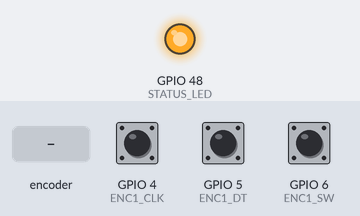
Recording of a sketch running on a simulated ESP32-S3. Shown: output pins drawn as LEDs (lit = HIGH). Dashed ring = blinking. Inputs (shaded band) come from the test bench; at power-on: GPIO 6 (ENC1_SW) HIGH, GPIO 4 (ENC1_CLK) HIGH, GPIO 5 (ENC1_DT) HIGH. WiFi joins after 1.5 s; servers stay silent unless stated; uploads are accepted with an empty reply; what the sketch prints to the serial monitor is not drawn.

Above: at 3.2 s.
3.3 s: rotary encoder on GPIO 4 (ENC1_CLK) / GPIO 5 (ENC1_DT) turned 1 step (first pin leading)
At 3.9 s:
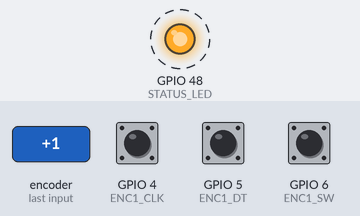
5.0 s: GPIO 6 (ENC1_SW) pulled LOW for 0.15 s
At 5.9 s:
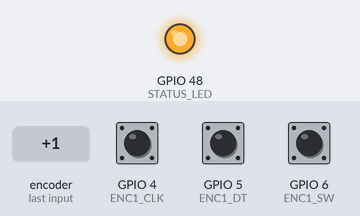
9.3 s: rotary encoder on GPIO 4 (ENC1_CLK) / GPIO 5 (ENC1_DT) turned 1 step (first pin leading)
At 10.8 s:
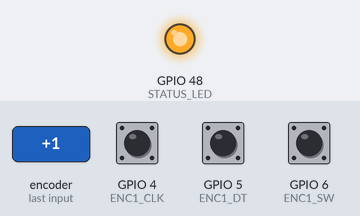
Timing chart, 0 to 12.0 s (numbered marks = the images above; inputs shaded):
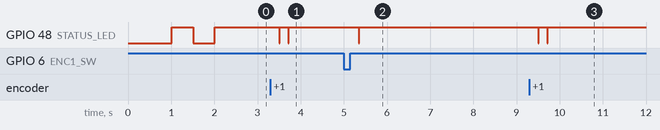

The sketch:

PortalPanel_Knob_Phase0.ino
```cpp
/*
=====================================================================
 PortalPanel — Hardware Knob Controller
 Phase 0: Single Encoder Proof of Concept
=====================================================================

 Hardware:
   - ESP32-S3-N16R8 on expansion board (screw terminals)
   - 1x KY-040 rotary encoder (NAV1 for this test)

 Wiring:
   KY-040    →  Expansion Board Terminal
   CLK       →  GPIO 4
   DT        →  GPIO 5
   SW        →  GPIO 6
   +         →  3.3V
   GND       →  GND

 What it does:
   Turn knob CW  → sends "NAV1_SMALL_RIGHT" to server
   Turn knob CCW → sends "NAV1_SMALL_LEFT" to server
   Push knob     → sends "NAV1_SWAP" to server
   (Long push    → toggles between SMALL and BIG mode)

 Server: POST http://<PC_IP>:8090/api/knob with JSON {"cmd": "NAV1_SMALL_RIGHT"}
=====================================================================
*/

#include <WiFi.h>
#include <HTTPClient.h>

// ===================================================================
// CONFIGURATION — Edit these for your network
// ===================================================================
// EDIT BEFORE UPLOAD: replace the placeholders below with your own values.
//   NEVER commit your real WiFi password or IP address to a public repository.
const char* WIFI_SSID     = "YOUR_WIFI_SSID";
const char* WIFI_PASSWORD = "YOUR_WIFI_PASSWORD";
const char* SERVER_URL     = "http://YOUR_PC_IP_ADDRESS:8090/api/knob";

// ===================================================================
// PIN ASSIGNMENTS (Phase 0 — single encoder for NAV1)
// ===================================================================
#define ENC1_CLK   4   // KY-040 CLK pin
#define ENC1_DT    5   // KY-040 DT pin
#define ENC1_SW    6   // KY-040 SW pin (push button)

// ===================================================================
// ENCODER STATE
// ===================================================================
int enc1_last_clk_state;
int enc1_mode = 0;       // 0 = SMALL (fine), 1 = BIG (coarse)
unsigned long sw1_press_time = 0;
bool sw1_was_pressed = false;

// Debounce timing
unsigned long last_turn_time = 0;
const unsigned long TURN_DEBOUNCE_MS = 5;    // 5ms between detents
const unsigned long LONG_PRESS_MS = 800;     // hold threshold for mode toggle

// ===================================================================
// WIFI STATUS LED (built-in RGB on many S3 boards, GPIO 48)
// ===================================================================
#define STATUS_LED 48
bool led_state = false;

// ===================================================================
// SETUP
// ===================================================================
void setup() {
  Serial.begin(115200);
  delay(500);

  Serial.println("\n============================================");
  Serial.println("PortalPanel Knob Controller — Phase 0");
  Serial.println("============================================\n");

  // Configure encoder pins
  pinMode(ENC1_CLK, INPUT_PULLUP);
  pinMode(ENC1_DT, INPUT_PULLUP);
  pinMode(ENC1_SW, INPUT_PULLUP);   // Push button: LOW = pressed
  enc1_last_clk_state = digitalRead(ENC1_CLK);

  // Status LED
  pinMode(STATUS_LED, OUTPUT);
  digitalWrite(STATUS_LED, LOW);

  // Connect to WiFi
  Serial.printf("Connecting to WiFi '%s'", WIFI_SSID);
  WiFi.mode(WIFI_STA);
  WiFi.begin(WIFI_SSID, WIFI_PASSWORD);

  int wifi_timeout = 0;
  while (WiFi.status() != WL_CONNECTED) {
    delay(500);
    Serial.print(".");
    // Toggle LED during connection
    led_state = !led_state;
    digitalWrite(STATUS_LED, led_state);
    if (++wifi_timeout > 40) {  // 20 second timeout
      Serial.println("\n[ERROR] WiFi connection failed! Check SSID/password.");
      Serial.println("[INFO] Rebooting in 5 seconds...");
      delay(5000);
      ESP.restart();
    }
  }

  digitalWrite(STATUS_LED, HIGH);  // Solid = connected
  Serial.println("\n[WiFi] Connected!");
  Serial.printf("[WiFi] IP address: %s\n", WiFi.localIP().toString().c_str());
  Serial.printf("[WiFi] Signal strength: %d dBm\n", WiFi.RSSI());
  Serial.printf("[Server] Target: %s\n\n", SERVER_URL);
  Serial.println("Ready! Turn the encoder to test NAV1 frequency.");
  Serial.println("  Turn CW  → NAV1_SMALL_RIGHT (increase standby freq)");
  Serial.println("  Turn CCW → NAV1_SMALL_LEFT  (decrease standby freq)");
  Serial.println("  Push     → NAV1_SWAP         (swap active/stby)");
  Serial.println("  Long push → Toggle SMALL/BIG mode\n");
}

// ===================================================================
// SEND KNOB COMMAND TO SERVER
// ===================================================================
bool sendKnobCommand(const char* cmd) {
  if (WiFi.status() != WL_CONNECTED) {
    Serial.println("[ERROR] WiFi not connected — command lost!");
    return false;
  }

  HTTPClient http;
  http.begin(SERVER_URL);
  http.addHeader("Content-Type", "application/json");

  // Build JSON payload: {"cmd": "NAV1_SMALL_RIGHT"}
  String json = "{\"cmd\":\"";
  json += cmd;
  json += "\"}";

  Serial.printf("[SEND] %s → ", cmd);

  int httpCode = http.POST(json);

  if (httpCode == HTTP_CODE_OK) {
    Serial.println("OK");
    // Blink LED on successful send
    digitalWrite(STATUS_LED, LOW);
    delay(10);
    digitalWrite(STATUS_LED, HIGH);
    http.end();
    return true;
  } else {
    Serial.printf("FAILED (HTTP %d)\n", httpCode);
    if (httpCode > 0) {
      String response = http.getString();
      Serial.printf("[SERVER RESPONSE] %s\n", response.c_str());
    }
    http.end();
    return false;
  }
}

// ===================================================================
// READ ENCODER — called every loop iteration
// ===================================================================
void readEncoder1() {
  int clk_state = digitalRead(ENC1_CLK);

  // Detect transition (CLK changed)
  if (clk_state != enc1_last_clk_state) {
    // Debounce: ignore transitions too close together
    unsigned long now = millis();
    if (now - last_turn_time < TURN_DEBOUNCE_MS) {
      enc1_last_clk_state = clk_state;
      return;
    }
    last_turn_time = now;

    // Determine direction: compare CLK and DT
    int dt_state = digitalRead(ENC1_DT);

    if (clk_state != dt_state) {
      // Clockwise (right)
      if (enc1_mode == 0) {
        sendKnobCommand("NAV1_SMALL_RIGHT");
      } else {
        sendKnobCommand("NAV1_BIG_RIGHT");
      }
    } else {
      // Counter-clockwise (left)
      if (enc1_mode == 0) {
        sendKnobCommand("NAV1_SMALL_LEFT");
      } else {
        sendKnobCommand("NAV1_BIG_LEFT");
      }
    }

    enc1_last_clk_state = clk_state;
  }
}

// ===================================================================
// READ PUSH BUTTON — called every loop iteration
// ===================================================================
void readButton1() {
  int sw_state = digitalRead(ENC1_SW);

  // Button pressed (active LOW)
  if (sw_state == LOW && !sw1_was_pressed) {
    sw1_press_time = millis();
    sw1_was_pressed = true;
  }

  // Button released
  if (sw_state == HIGH && sw1_was_pressed) {
    unsigned long press_duration = millis() - sw1_press_time;

    if (press_duration >= LONG_PRESS_MS) {
      // Long press → toggle BIG/SMALL mode
      enc1_mode = !enc1_mode;
      Serial.printf("[MODE] Switched to %s mode\n",
                     enc1_mode ? "BIG (coarse)" : "SMALL (fine)");
    } else {
      // Short press → swap
      sendKnobCommand("NAV1_SWAP");
    }

    sw1_was_pressed = false;
  }
}

// ===================================================================
// MAIN LOOP
// ===================================================================
void loop() {
  // Check WiFi status — blink LED if disconnected
  if (WiFi.status() != WL_CONNECTED) {
    digitalWrite(STATUS_LED, !digitalRead(STATUS_LED));
    delay(200);
    return;
  }

  // Read encoder and button (non-blocking)
  readEncoder1();
  readButton1();
}
```

Measured:
- after the input at 3.3 s, GPIO 48 (STATUS_LED): alternates HIGH for 0.20 s and LOW for 0.01 s, 4 changes in all, then stays HIGH, starting after 0.20 s
- after the input at 5.0 s, GPIO 48 (STATUS_LED): HIGH → LOW after 0.35 s, → HIGH 0.01 s later
- after the input at 9.3 s, GPIO 48 (STATUS_LED): alternates HIGH for 0.20 s and LOW for 0.01 s, 4 changes in all, then stays HIGH, starting after 0.20 s
